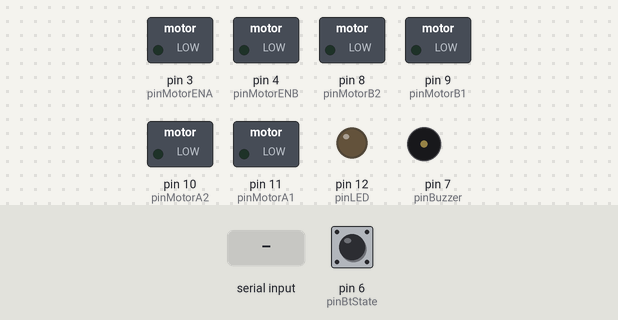
Simulated run of this sketch. Board: Arduino Uno, built with avr-gcc and run on an emulated ATmega328P. On the bench: switched loads named in the sketch (green lamp = pin HIGH), output pins drawn as LEDs (lit = HIGH), buzzer (waves = sounding). Dashed ring = blinking. Inputs (shaded band) come from the test bench; at power-on: pin 6 (pinBtState) HIGH.

Above: at 1.2 s.
1.3 s: "B" received over Serial
4.3 s: "G" received over Serial
At 4.44 s:
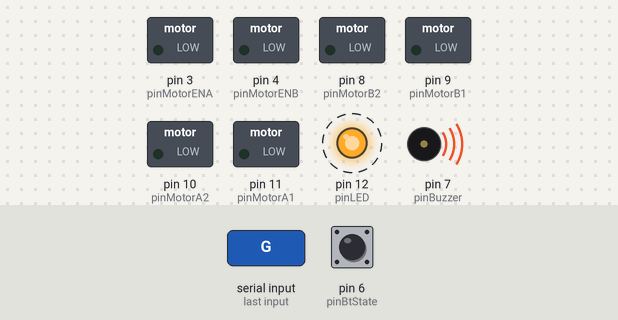
7.3 s: "W" received over Serial
At 7.45 s:
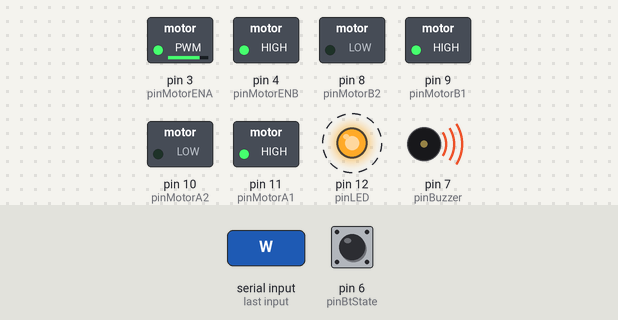
10.3 s: "H" received over Serial
At 10.46 s:
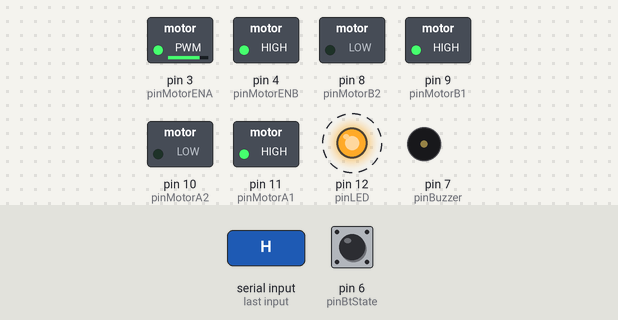
13.3 s: "E" received over Serial
At 13.47 s:
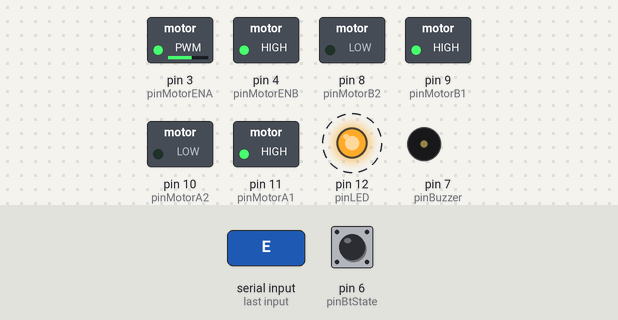
16.3 s: "X" received over Serial
At 16.49 s:
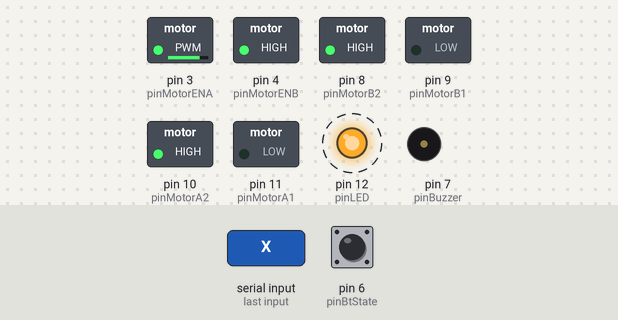
Timing chart, 0 to 20.3 s (numbered marks = the images above; inputs shaded):
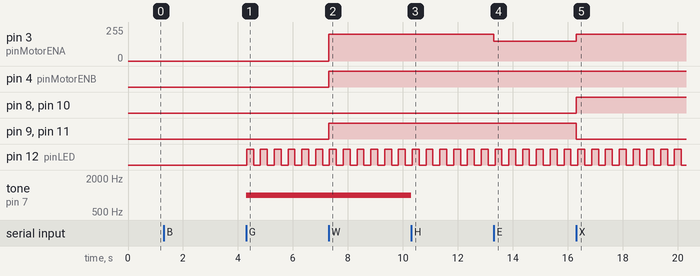

Measured:
- after the input at 4.3 s, pin 12 (pinLED): alternates HIGH for 0.25 s and LOW for 0.25 s, starting at once; tone on pin 7 (pinBuzzer): silent → 1000 Hz at once
- after the input at 7.3 s, pin 3 (pinMotorENA): 0/255 → 200/255 at once; pin 4 (pinMotorENB), pin 9 (pinMotorB1), pin 11 (pinMotorA1): LOW → HIGH at once
- after the input at 10.3 s, tone on pin 7 (pinBuzzer): 1000 Hz → silent at once
- after the input at 13.3 s, pin 3 (pinMotorENA): 200/255 → 150/255 at once
- after the input at 16.3 s, pin 3 (pinMotorENA): 150/255 → 200/255 at once; pin 8 (pinMotorB2), pin 10 (pinMotorA2): LOW → HIGH at once; pin 9 (pinMotorB1), pin 11 (pinMotorA1): HIGH → LOW at once

The sketch:

BlueCar.ino
```cpp
/*
   Created by Ginés Cruz 26-05-2019
   Original code by Vasilakis Michalis
   Found at https://www.instructables.com/id/Arduino-Bluetooth-RC-Car-Android-Controlled/
*/
#define BAUDRATE 9600

// --- Pins ---
// Motor
const int pinMotorA1 = 11;
const int pinMotorA2 = 10;
const int pinMotorB1 = 9;
const int pinMotorB2 = 8;
const int pinMotorENA = 3;
const int pinMotorENB = 4;

// Blinker LED
const int pinLED = 12;

// Buzzer
const int pinBuzzer = 7;

// Bluetooth State Pin
const int pinBtState = 6;

// --- Variables ---
// Delay-less delay
long previousTime = -250;
long interval = 250;
unsigned long currentTime;

// Car state
char state;
int spd = 200;
bool blinker = false;
bool blinkerOn = false;
bool buzzer = false;

// Correction factor for the second motor
// Needs to be tweaked manually.
const int corrFactor = 0;

void setup() {
  // Set up pins
  pinMode(pinMotorA1, OUTPUT);
  pinMode(pinMotorA2, OUTPUT);
  pinMode(pinMotorB1, OUTPUT);
  pinMode(pinMotorB2, OUTPUT);

  pinMode(pinLED, OUTPUT);
  pinMode(pinBtState, INPUT);

  // Begin Serial communication with Bluetooth module
  Serial.begin(BAUDRATE);
}

void loop() {
  // Car stops if the State pin reads low, which means connection was lost
  if (digitalRead(pinBtState) == LOW)
    state = 'S';

  // Read incoming data
  if (Serial.available())
    state = Serial.read();

  // Interpret incoming data
  handleCmd(state);
  handleDirection(state);
  handleSpeed(state);

  // Activate buzzer and blinker lights

  // Buzzer
  if(buzzer)
    tone(pinBuzzer, 1000);
  else
    noTone(pinBuzzer);

  // Blinker lights
  currentTime = millis();

  if((currentTime - previousTime > interval) && blinker)
  {
    previousTime = currentTime;
    blinkerOn = !blinkerOn;
    digitalWrite(pinLED, blinkerOn);
  }

  if(!blinker)
  {
    digitalWrite(pinLED, LOW);
  }
}

// Handles commands like honking and toggling blinkers.
void handleCmd(char c)
{
  // "B" - Blinker lights
  if(c == 'B') {
    blinker = !blinker;
  }

  // "G" - Start buzzing
  // "H" - Stop buzzing
  if(c == 'G')
    buzzer = true;
  else if (c == 'H')
    buzzer = false;
}

// Handles directional input.
void handleDirection(char d)
{
  switch (d)
  {
    // Forward
    case 'W':
      setDriverInput(1, 0, 1, 0);
      setPWM(spd, spd);
      break;

    // Forward Left
    case 'Q':
      setDriverInput(1, 0, 1, 0);
      setPWM(spd, spd - 50);
      break;

    // Forward Right
    case 'E':
      setDriverInput(1, 0, 1, 0);
      setPWM(spd - 50, spd);
      break;

    // Back
    case 'X':
      setDriverInput(0, 1, 0, 1);
      setPWM(spd, spd);
      break;

    // Back Left
    case 'Z':
      setDriverInput(0, 1, 0, 1);
      setPWM(spd - 50, spd);
      break;

    // Back Right
    case 'C':
      setDriverInput(0, 1, 0, 1);
      setPWM(spd, spd - 50);
      break;

    // Left
    case 'A':
      setDriverInput(0, 0, 1, 0);
      setPWM(0, spd);
      break;

    // Right
    case 'D':
      setDriverInput(1, 0, 0, 0);
      setPWM(spd, 0);
      break;

    // Stop
    case 'S':
      setDriverInput(0, 0, 0, 0);
      setPWM(0, 0);
      break;
  }
}

// Handles switching between different speed modes.
void handleSpeed(char s)
{
  switch(s)
  {
    case '1':
      spd = 60;
      break;
    case '2':
      spd = 100;
      break;
    case '3':
      spd = 150;
      break;
    case '4':
      spd = 200;
      break;
    case '5':
      spd = 255;
      break;
  }
}

// Sets the input of the motor driver to control wheel direction.
void setDriverInput(bool IN1, bool IN2, bool IN3, bool IN4)
{
  digitalWrite(pinMotorA1, IN1);
  digitalWrite(pinMotorA2, IN2);
  digitalWrite(pinMotorB1, IN3);
  digitalWrite(pinMotorB2, IN4);
}

void setPWM(int ENA, int ENB)
{
  analogWrite(pinMotorENA, ENA);
  analogWrite(pinMotorENB, ENB - corrFactor);
}
```
